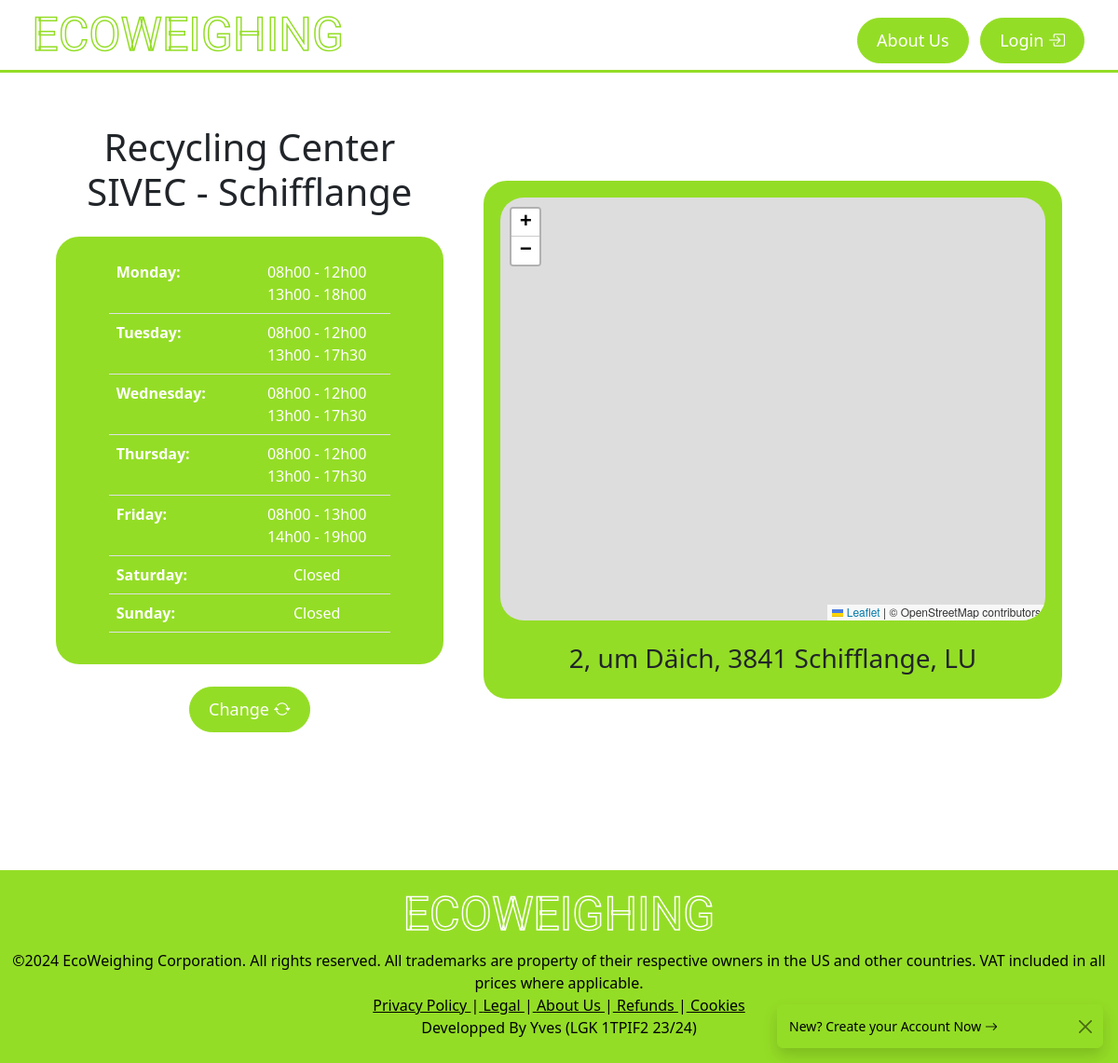
The app's page /EcoWeighing/index.php?page=center with its own data.
### tables this page shows
CREATE TABLE TBLCENTERS (
    CENTERCODE varchar(5) NOT NULL,
    ADRESS varchar(200),
    POSTCODE varchar(4),
    CITY varchar(100),
    PRIMARY KEY (CENTERCODE)
);

CREATE TABLE TBLSCHEDULES (
    WEEKDAY varchar(20),
    STARTTIME time,
    ENDTIME time,
    FICENTERCODE varchar(5) NOT NULL,
    PRIMARY KEY (WEEKDAY, STARTTIME, ENDTIME, FICENTERCODE),
    FOREIGN KEY (FICENTERCODE) REFERENCES TBLCENTERS(CENTERCODE) ON DELETE CASCADE ON UPDATE CASCADE
);

### EcoWeighing/inc/functions.inc.php (the view, shortened to what this page needs)
<?php
function showCenter($center = null){
    $link = mysqli_connect(HOST,DB_USER,DB_PASSWORD,DATABASE) OR die();
    if($center == null){
        $query = "SELECT * FROM TBLCENTERS ORDER BY RAND() LIMIT 1";
    }else{
        $query = "SELECT * FROM TBLCENTERS WHERE CENTERCODE = '$center'";
    }
    $result = mysqli_query($link,$query) OR die(mysqli_error($link));
    if(mysqli_num_rows($result) == 1){
        $row = mysqli_fetch_assoc($result);
        echo "<div class=\"center_container\">";
        echo "<div class=\"center_data\">";
        echo "<h1 class=\"text-center\">Recycling Center<br>".$row["CENTERCODE"]." - ".$row["CITY"]."</h1>";
        getSchedules($row["CENTERCODE"]);
        echo "<div class=\"text-center mt-4\">
                <button type=\"button\" class=\"btn customBtn btn-green\" data-bs-toggle=\"modal\" data-bs-target=\"#selCenter\">
                    Change <i class=\"bi bi-arrow-repeat\"></i>
                </button> ";
        echo "</div>";
        echo "</div>";
        $fulladr = $row["ADRESS"].", ".$row["POSTCODE"]." ".$row["CITY"].", LU";
        showMap($fulladr);
        echo "</div>";
    }else{
        echo "<div class=\"alert alert-danger form-alert\">No Center Found</div>";
    }
}
function getSchedules($center){
    $days = ["Monday", "Tuesday", "Wednesday", "Thursday", "Friday", "Saturday", "Sunday"];
    $link = mysqli_connect(HOST,DB_USER,DB_PASSWORD,DATABASE) OR die();
    echo "<div class=\"tblschedules mt-4\"><table class=\"table\">";
    foreach($days as $day){
        $query = "SELECT * FROM TBLSCHEDULES
                    WHERE FICENTERCODE = '$center'
                    AND WEEKDAY = '$day'
                    ORDER BY STARTTIME ASC";
        $result = mysqli_query($link,$query) OR die(mysqli_error($link));
        echo "<tr><th scope=\"row\">$day:</th><td>";
        if(mysqli_num_rows($result) >= 1){
            while($row = mysqli_fetch_assoc($result)){
            echo str_replace(":","h",substr($row["STARTTIME"],0,5))." - ".str_replace(":","h",substr($row["ENDTIME"],0,5))."<br>";
            }
        }else{
            echo "Closed";
        }
        echo "</td></tr>";
    }
    echo "</table></div>";
}
function showMap($address){
    echo "<div class=\"center_map_container\">";
    echo "<div class=\"center_map\" id=\"map\"></div>";
    echo "<h3 class=\"text-center mt-4\">$address</h3>";
    echo "</div>";
}
?>

### EcoWeighing/css/style.css (style rules this page uses)
.customBtn { border-radius: 25px; padding-top: 10px; padding-bottom: 10px; padding-left: 20px; padding-right: 20px; font-size: large; }
.btn-green { background-color: #94dd26; border-color: #94dd26; color: white; }
.center_container { display: flex; margin-top: 7vh; min-height: 15cm; max-width: 33cm; margin-left: auto; margin-right: auto; }
.center_data { width: 11cm; margin-left: auto; margin-right: auto; margin-top: auto; margin-bottom: auto; }
.center_map_container { flex: 1; max-width: 18cm; background-color: #94dd26; padding: 15px; border: 3px solid #94dd26; border-radius: 25px; margin-top: auto; margin-bottom: auto; }
.center_map { flex: 1; height: 12cm; max-width: 18cm; z-index: 50; border-radius: 25px; }
.tblschedules { background-color: #94dd26; padding: 15px; border: 3px solid #94dd26; border-radius: 25px; }
.tblschedules table { margin-left: auto; margin-right: auto; width: 8cm; }
.tblschedules table tr td, .tblschedules table tr th { background-color: #94dd26; color: white; }
.tblschedules td { text-align: center; }
@media only screen and (max-width: 1400px) { .center_container { margin-left: 5%; margin-right: 5%; } }
@media only screen and (max-width: 1400px) { .center_data { margin-right: 4%; } }

### records on screen
tblcenters: CENTERCODE "SIVEC", CITY "Schifflange"
tblschedules: STARTTIME "08h00", ENDTIME "12h00"
tblschedules: STARTTIME "13h00", ENDTIME "18h00"
tblschedules: STARTTIME "08h00", ENDTIME "12h00"
tblschedules: STARTTIME "13h00", ENDTIME "17h30"
tblschedules: STARTTIME "08h00", ENDTIME "12h00"
tblschedules: STARTTIME "13h00", ENDTIME "17h30"
tblschedules: STARTTIME "08h00", ENDTIME "12h00"
tblschedules: STARTTIME "13h00", ENDTIME "17h30"
tblschedules: STARTTIME "08h00", ENDTIME "13h00"
tblschedules: STARTTIME "14h00", ENDTIME "19h00"

### other values on screen
$day "Monday"
$day "Tuesday"
$day "Wednesday"
$day "Thursday"
$day "Friday"
$day "Saturday"
$day "Sunday"
$address "2, um Däich, 3841 Schifflange, LU"
